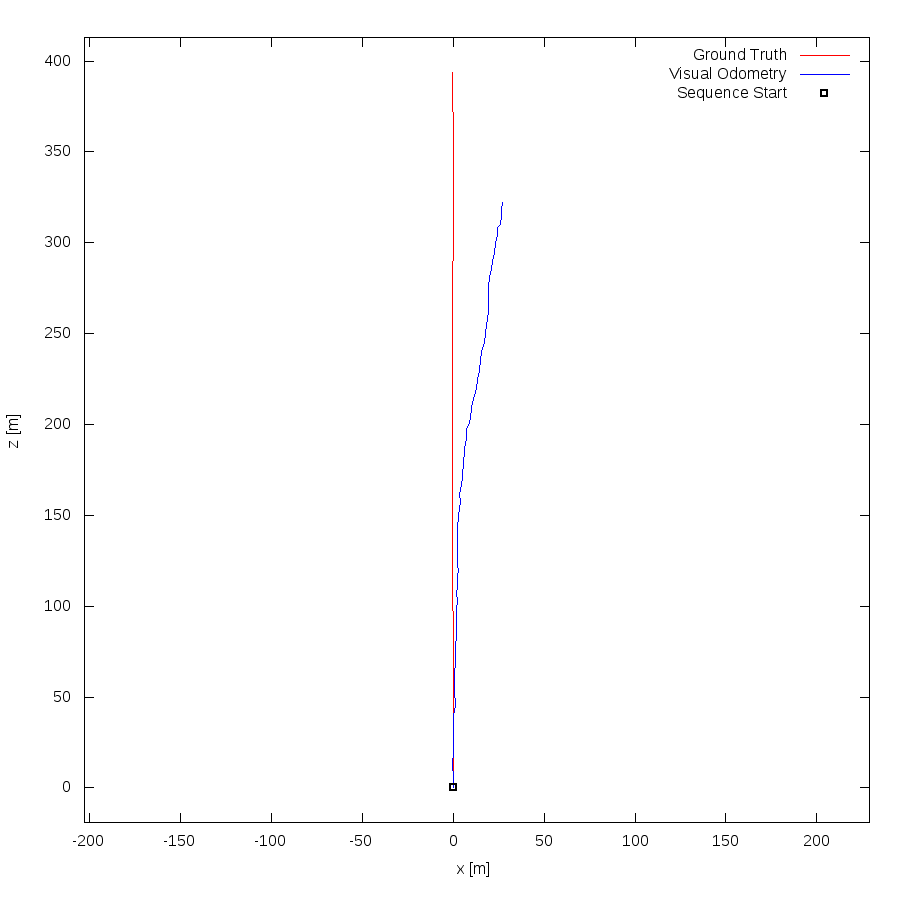

Recreate this plot in gnuplot.
set term postscript eps enhanced color
set output "04.eps"
set size ratio -1
set xrange [-203:229]
set yrange [-19:413]
set xlabel "x [m]"
set ylabel "z [m]"
plot "04.txt" using 1:2 lc rgb "#FF0000" title 'Ground Truth' w lines,"04.txt" using 3:4 lc rgb "#0000FF" title 'Visual Odometry' w lines,"< head -1 04.txt" using 1:2 lc rgb "#000000" pt 4 ps 1 lw 2 title 'Sequence Start' w points
